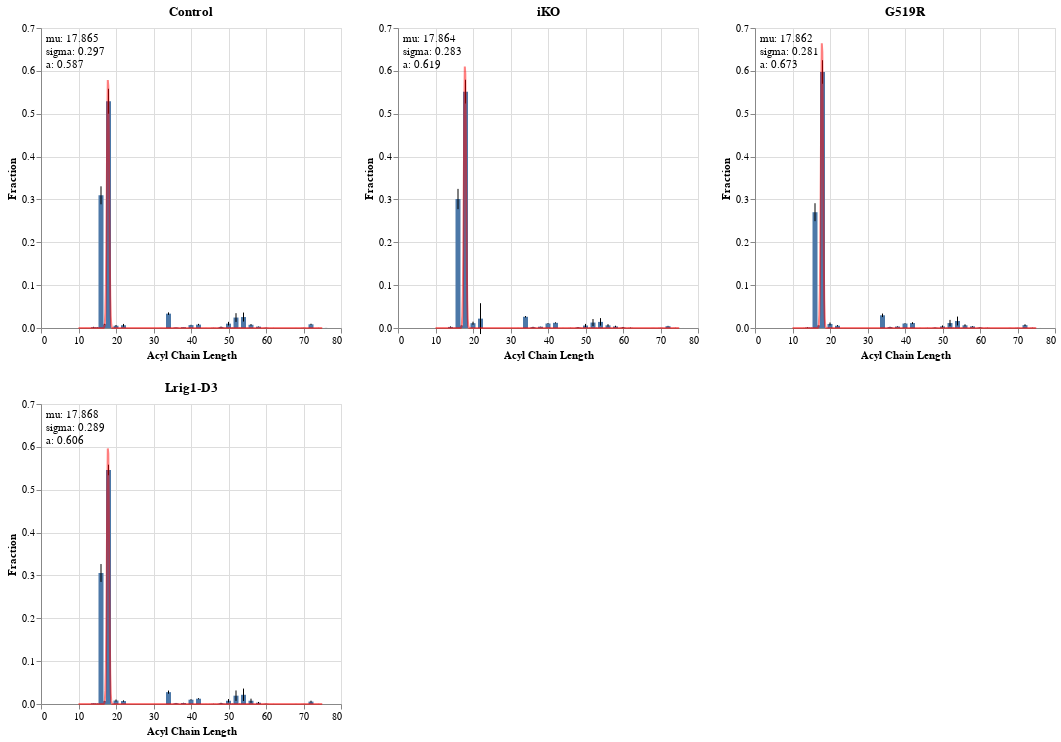

Notebook code cell kept with this figure:
### Markdown cell above
#### Gaussian

### Code cell
chart_list = []
def gauss(x,mu,sigma,A):
    return A*np.exp(-(x-mu)**2/(2*sigma**2))

def bimodal(x,mu1,sigma1,A1,mu2,sigma2,A2):
    return gauss(x,mu1,sigma1,A1)+gauss(x,mu2,sigma2,A2)

for protein in ptnstd['Mutation'].unique():
    source = ptnstd[ptnstd['Mutation'] == protein]
    
    # create error bars
    err = alt.Chart(source).mark_errorbar(extent='stdev').encode(
        x='Acyl Chain Length:Q',
        y='Fraction:Q',
    )
    
    # create histogram
    bar = alt.Chart(source).mark_bar().encode(
        x='Acyl Chain Length:Q',
        y=alt.Y('mean(Fraction):Q').scale(domain=[0,0.7])
    ).properties(title={'text': protein})
    
    # create gaussian
    x = ptns['Acyl Chain Length']
    y = ptns[protein].loc[x.index]
    
    # expected vals
    n = sum(y)                         
    mean = sum(x*y)/n                  
    sigma = sum(y*(x-mean)**2)/n 
    
    expected = [0.45, mean, sigma]
    # print(protein, expected)
    
    popt,pcov = curve_fit(gauss,x,y,p0=expected)
    
    xx = np.linspace(10, 75, 500)
    
    s = pd.DataFrame({'Acyl Chain Length':xx, 'y':gauss(xx, *popt)})
    
    gaus = alt.Chart(s).mark_line(color='red', opacity=0.5).encode(
        x='Acyl Chain Length:Q',
        y=alt.Y('y:Q')
    )
    
    text1 = alt.Chart({'values':[{}]}).mark_text(
        align="left", baseline="top"
    ).encode(
        x=alt.value(5),  # pixels from left
        y=alt.value(5),  # pixels from top
        text=alt.value([f"mu: {popt[0]:.3f}", f"sigma: {popt[1]:.3f}", f"a: {popt[2]:.3f}"])
    )
    
    # append to chart list
    chart = bar + err + gaus + text1
    
    chart_list.append(chart)
    
ss_bimodal = alt.hconcat(*chart_list[:3]) & alt.hconcat(*chart_list[3:])
ss_bimodal.save('graphs/dgat/chain_length/Histogram_SidebySide.png', ppi=300)
ss_bimodal

### Figure 1 — Vega-Lite specification as saved in the notebook (floating-point values rounded to 4 significant figures; data arrays with more than 128 entries replaced by an {"elided": "..."} marker saying what was removed)
{"config": {"view": {"continuousWidth": 300, "continuousHeight": 300}}, "vconcat": [{"hconcat": [{"layer": [{"mark": {"type": "bar"}, "encoding": {"x": {"field": "Acyl Chain Length", "type": "quantitative"}, "y": {"aggregate": "mean", "field": "Fraction", "scale": {"domain": [0, 0.7]}, "type": "quantitative"}}, "title": {"text": "Control"}}, {"mark": {"type": "errorbar", "extent": "stdev"}, "encoding": {"x": {"field": "Acyl Chain Length", "type": "quantitative"}, "y": {"field": "Fraction", "type": "quantitative"}}}, {"data": {"name": "data-9221647b9ab1a29b5087d234eca550f3"}, "mark": {"type": "line", "color": "red", "opacity": 0.5}, "encoding": {"x": {"field": "Acyl Chain Length", "type": "quantitative"}, "y": {"field": "y", "type": "quantitative"}}}, {"data": {"name": "empty"}, "mark": {"type": "text", "align": "left", "baseline": "top"}, "encoding": {"text": {"value": ["mu: 17.865", "sigma: 0.297", "a: 0.587"]}, "x": {"value": 5}, "y": {"value": 5}}}], "data": {"name": "data-ae6568f9eb2b59984dd029afb8dd1912"}}, {"layer": [{"mark": {"type": "bar"}, "encoding": {"x": {"field": "Acyl Chain Length", "type": "quantitative"}, "y": {"aggregate": "mean", "field": "Fraction", "scale": {"domain": [0, 0.7]}, "type": "quantitative"}}, "title": {"text": "iKO"}}, {"mark": {"type": "errorbar", "extent": "stdev"}, "encoding": {"x": {"field": "Acyl Chain Length", "type": "quantitative"}, "y": {"field": "Fraction", "type": "quantitative"}}}, {"data": {"name": "data-2fdca54cb9f89f80e8a05be9d5742c40"}, "mark": {"type": "line", "color": "red", "opacity": 0.5}, "encoding": {"x": {"field": "Acyl Chain Length", "type": "quantitative"}, "y": {"field": "y", "type": "quantitative"}}}, {"data": {"name": "empty"}, "mark": {"type": "text", "align": "left", "baseline": "top"}, "encoding": {"text": {"value": ["mu: 17.864", "sigma: 0.283", "a: 0.619"]}, "x": {"value": 5}, "y": {"value": 5}}}], "data": {"name": "data-08bf4995da24a0ed7c64b8c0f376be4d"}}, {"layer": [{"mark": {"type": "bar"}, "encoding": {"x": {"field": "Acyl Chain Length", "type": "quantitative"}, "y": {"aggregate": "mean", "field": "Fraction", "scale": {"domain": [0, 0.7]}, "type": "quantitative"}}, "title": {"text": "G519R"}}, {"mark": {"type": "errorbar", "extent": "stdev"}, "encoding": {"x": {"field": "Acyl Chain Length", "type": "quantitative"}, "y": {"field": "Fraction", "type": "quantitative"}}}, {"data": {"name": "data-e3fdfc1902af7dc0f2af884df0ea351f"}, "mark": {"type": "line", "color": "red", "opacity": 0.5}, "encoding": {"x": {"field": "Acyl Chain Length", "type": "quantitative"}, "y": {"field": "y", "type": "quantitative"}}}, {"data": {"name": "empty"}, "mark": {"type": "text", "align": "left", "baseline": "top"}, "encoding": {"text": {"value": ["mu: 17.862", "sigma: 0.281", "a: 0.673"]}, "x": {"value": 5}, "y": {"value": 5}}}], "data": {"name": "data-7e6cecd3f24fe41e81915c618d19512d"}}]}, {"hconcat": [{"layer": [{"mark": {"type": "bar"}, "encoding": {"x": {"field": "Acyl Chain Length", "type": "quantitative"}, "y": {"aggregate": "mean", "field": "Fraction", "scale": {"domain": [0, 0.7]}, "type": "quantitative"}}, "title": {"text": "Lrig1-D3"}}, {"mark": {"type": "errorbar", "extent": "stdev"}, "encoding": {"x": {"field": "Acyl Chain Length", "type": "quantitative"}, "y": {"field": "Fraction", "type": "quantitative"}}}, {"data": {"name": "data-d04bdb22f0b30c1b554829367a27c4e6"}, "mark": {"type": "line", "color": "red", "opacity": 0.5}, "encoding": {"x": {"field": "Acyl Chain Length", "type": "quantitative"}, "y": {"field": "y", "type": "quantitative"}}}, {"data": {"name": "empty"}, "mark": {"type": "text", "align": "left", "baseline": "top"}, "encoding": {"text": {"value": ["mu: 17.868", "sigma: 0.289", "a: 0.606"]}, "x": {"value": 5}, "y": {"value": 5}}}]}], "data": {"name": "data-f1fa92f12ee7e81be9382e91ffde5cd5"}}], "$schema": "https://vega.github.io/schema/vega-lite/v5.17.0.json", "datasets": {"data-ae6568f9eb2b59984dd029afb8dd1912": {"elided": "210 records"}, "data-9221647b9ab1a29b5087d234eca550f3": {"elided": "500 records"}, "empty": [{}], "data-08bf4995da24a0ed7c64b8c0f376be4d": {"elided": "252 records"}, "data-2fdca54cb9f89f80e8a05be9d5742c40": {"elided": "500 records"}, "data-7e6cecd3f24fe41e81915c618d19512d": {"elided": "210 records"}, "data-e3fdfc1902af7dc0f2af884df0ea351f": {"elided": "500 records"}, "data-f1fa92f12ee7e81be9382e91ffde5cd5": {"elided": "168 records"}, "data-d04bdb22f0b30c1b554829367a27c4e6": {"elided": "500 records"}}}
